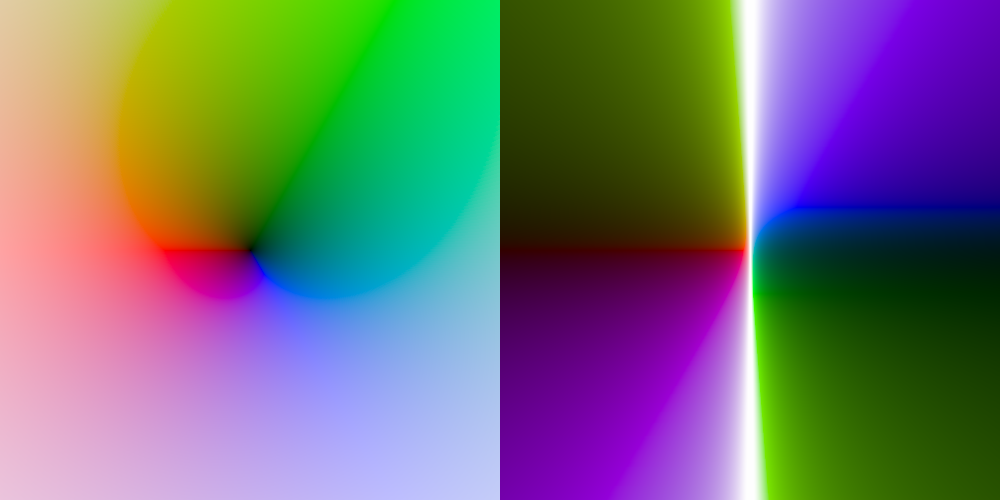
Frame 1 (no input)
Frame 2 (the mouse pressed at the canvas centre, redrawn once): identical to frame 1, image omitted

The Processing sketch that drew this single still picture (run headless with seeded random() and noise(); the mouse was pressed at the canvas centre and the sketch redrawn once):

// Processing sketch: mathtruc
// ── mathtruc.pde
void setup()
{
  size(1000,500);
 
  noLoop();
}

void draw()
{
  background(0);
  
  
  loadPixels();
  
  for (int i=0; i<width/2; i++)
  for (int j=0; j<height; j++)
  {
    float x = (float)i/height * 20 - 10;
    float y = (float)j/height * 20 - 10;
    
    float l = sqrt(x*x + y*y);
    float alpha = atan2(y,x);
    
    pixels[i+j*width] = lumi(f(l), wheel((alpha+PI)*3/2/PI));
  }
  
  for (int i=width/2; i<width; i++)
  for (int j=0; j<height; j++)
  {
    float x = (float)(i-width/2)/height * 20 - 10;
    float y = (float)j/height * 20 - 10;
    
    
    float xp = 0;
    float yp = 0;
    
    if (x==0)
    {
      xp = Float.POSITIVE_INFINITY;
      yp = Float.POSITIVE_INFINITY;
    }
    else
    {
      xp = 1/x;
      yp = -y/x;
    }
    
    float l = sqrt(xp*xp + yp*yp);
    float alpha = atan2(yp,xp);
    
    pixels[i+j*width] = lumi(f(l), wheel((alpha+PI)*3/2/PI));
  }
  
  updatePixels();
}



color lumi(float t, color c)
{
  float r = colToLin(red(c)/255);
  float g = colToLin(green(c)/255);
  float b = colToLin(blue(c)/255);
  
  /*if (t<=0.5)
  {
    return color(
          255*linToCol(r*2*t),
          255*linToCol(g*2*t),
          255*linToCol(b*2*t));
  }
  else
  {
    return color(
          255*linToCol(r+(1-r)*pow(2*(t-.5),3)),
          255*linToCol(g+(1-g)*pow(2*(t-.5),3)),
          255*linToCol(b+(1-b)*pow(2*(t-.5),3)));
  }*/
  
  float a = luminosity(r,g,b);
  
  if (t<=a)
  {
    return color(
          255*linToCol(r*t/a),
          255*linToCol(g*t/a),
          255*linToCol(b*t/a));
  }
  else
  {
    return color(
          255*linToCol(r+(1-r)*(t-a)/(1-a)),
          255*linToCol(g+(1-g)*(t-a)/(1-a)),
          255*linToCol(b+(1-b)*(t-a)/(1-a)));
  }
}

color wheel(float t)
{
  if(t<1)
  {
    return color(255*linToCol(1-t), 255*linToCol(t),0);
  }
  else if (t<2)
  {
    return color(0, 255*linToCol(2-t),255*linToCol(t-1));
  }
  else
  {
    return color(255*linToCol(t-2), 0, 255*linToCol(3-t));
  }
}

float colToLin(float c)
{
  if (c<=0.04045)
    return c/12.92;
  else
    return pow((c+.055)/(1+.055), 2.4);
}

float linToCol (float c)
{
  if (c<=0.0031308)
    return 12.92*c;
  else
    return 1.055*pow(c,1/2.4)-.055;
}

float luminosity (float r, float g, float b)
{
  return 0.2126*r + 0.7152*g + 0.0722*b;
}

float f (float t)
{
  if (t==Float.POSITIVE_INFINITY)
  {
    return 1;
  }
  
  return 1 - pow(2,-t/10);
}
